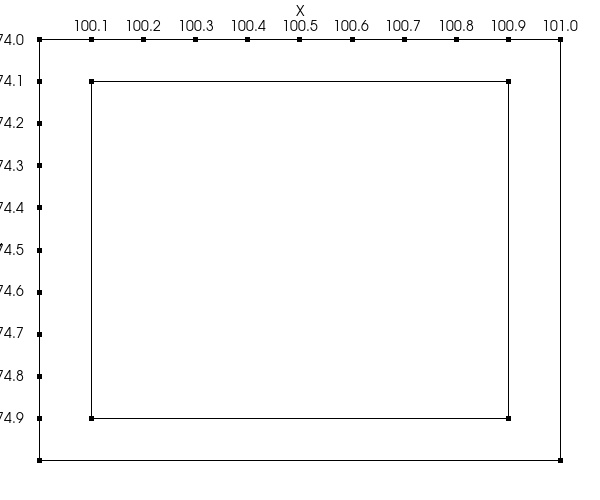

Recreate this plot in Python.
#!/usr/bin/env python
# Demonstrate a 3D chart with margins, rotation, spin, zoom, and pan via mouse events.

import vtkmodules.vtkInteractionStyle  # noqa: F401
import vtkmodules.vtkRenderingContextOpenGL2  # noqa: F401
import vtkmodules.vtkRenderingOpenGL2  # noqa: F401

from vtkmodules.vtkChartsCore import vtkChartXYZ, vtkPlotLine3D, vtkPlotPoints3D
from vtkmodules.vtkCommonCore import vtkFloatArray
from vtkmodules.vtkCommonDataModel import vtkRectf, vtkTable, vtkVector4i
from vtkmodules.vtkRenderingContext2D import vtkContextActor
from vtkmodules.vtkRenderingCore import (
    vtkRenderWindow,
    vtkRenderWindowInteractor,
    vtkRenderer,
)

# Create point data table (corners of a unit cube offset from origin).
table = vtkTable()
arr_x = vtkFloatArray()
arr_x.SetName("X")
table.AddColumn(arr_x)
arr_y = vtkFloatArray()
arr_y.SetName("Y")
table.AddColumn(arr_y)
arr_z = vtkFloatArray()
arr_z.SetName("Z")
table.AddColumn(arr_z)

table.SetNumberOfRows(8)
idx = 0
for x in range(2):
    for y in range(2):
        for z in range(2):
            table.SetValue(idx, 0, x + 100)
            table.SetValue(idx, 1, y - 75)
            table.SetValue(idx, 2, z + 50)
            idx += 1

# Create wireframe cube table.
table2 = vtkTable()
arr2_x = vtkFloatArray()
arr2_x.SetName("X")
table2.AddColumn(arr2_x)
arr2_y = vtkFloatArray()
arr2_y.SetName("Y")
table2.AddColumn(arr2_y)
arr2_z = vtkFloatArray()
arr2_z.SetName("Z")
table2.AddColumn(arr2_z)

wireframe_pts = [
    (0, 0, 0), (1, 0, 0), (1, 1, 0), (0, 1, 0), (0, 0, 0),
    (0, 0, 1), (1, 0, 1), (1, 0, 0), (1, 0, 1),
    (1, 1, 1), (1, 1, 0), (1, 1, 1),
    (0, 1, 1), (0, 1, 0), (0, 1, 1), (0, 0, 1),
]
table2.SetNumberOfRows(len(wireframe_pts))
for i, (px, py, pz) in enumerate(wireframe_pts):
    table2.SetValue(i, 0, px * 0.8 + 100.1)
    table2.SetValue(i, 1, py * 0.8 - 74.9)
    table2.SetValue(i, 2, pz * 0.8 + 50.1)

# Set up the chart.
chart = vtkChartXYZ()
chart.SetMargins(vtkVector4i(40, 40, 40, 40))
chart.SetFitToScene(True)

plot = vtkPlotPoints3D()
plot.SetInputData(table)
chart.AddPlot(plot)

plot2 = vtkPlotLine3D()
plot2.SetInputData(table2)
chart.AddPlot(plot2)

# Context actor and scene wiring.
context_actor = vtkContextActor()
context_actor.GetScene().AddItem(chart)

# Renderer
renderer = vtkRenderer()
renderer.SetBackground(1.0, 1.0, 1.0)
context_actor.GetScene().SetRenderer(renderer)
renderer.AddActor(context_actor)

# Window
render_window = vtkRenderWindow()
render_window.SetSize(600, 500)
render_window.SetMultiSamples(0)
render_window.AddRenderer(renderer)
render_window.SetWindowName("chart xyz margins rotations")

# Interactor
interactor = vtkRenderWindowInteractor()
interactor.SetRenderWindow(render_window)

interactor.Initialize()
interactor.Start()
